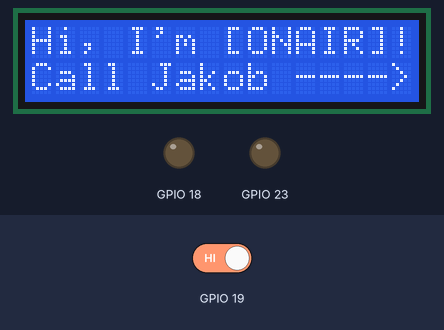
Recording of a program running on a simulated ESP32. Parts: 16×2 character LCD, output pins drawn as LEDs (lit = HIGH). Inputs (shaded band) come from the test bench; at power-on: GPIO 19 HIGH. What the program prints to the serial monitor is not drawn.

Above: at 6.3 s.
6.4 s: GPIO 19 driven LOW
At 7.8 s:
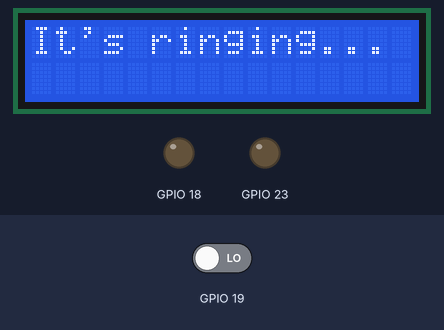
At 16.9 s:
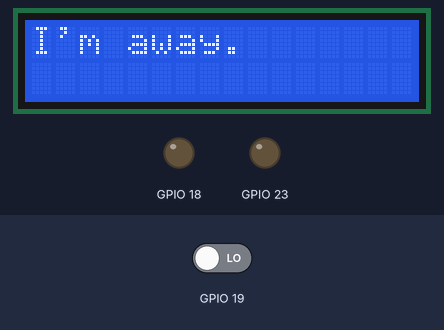
Timing chart, 0 to 18.0 s (numbered marks = the images above; inputs shaded):
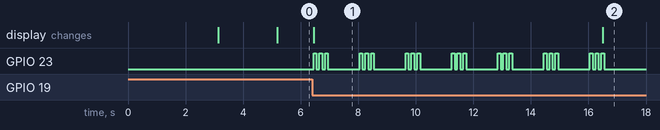

Measured:
- after the input at 6.4 s, GPIO 23: LOW → HIGH after 0.05 s, then repeats every 1.6 s: 2 × (LOW 0.10 s, HIGH 0.10 s), LOW 1.1 s, HIGH 0.10 s; the display: first differs from a run without the input after 0.05 s (image 1)

The program:

main.cpp
```cpp
#include "lcd.h"
#include "tasks.h"
#include "states.h"
#include "hardware.h"
#include "mywebserver.h"
#include "core.h"


void setup() {

  Serial.begin(115200);
  Serial.printf("\r\n****************\r\n---ON AIR---\r\n****************\r\n");

  init_gpios();
  init_ISRs();
  lcd.init_all();
  lcd.show_init_screen();
  vTaskDelay(3000 / portTICK_PERIOD_MS);
  lcd.clear();
  mywebserver_init();

  TaskHandle_t* p_t_loop = get_task_handle(t_loop);

  xTaskCreate(mainLoopTask,
              "main driver loop",
              4096,
              NULL,
              1,
              p_t_loop);

  vTaskDelay(500 / portTICK_PERIOD_MS);

    cmd_t c = {
    .origin = ORG_SW,
    .content = STATE_IDLE
  };

  task_notify(*p_t_loop, c, false);
}

void loop() {

}
```
